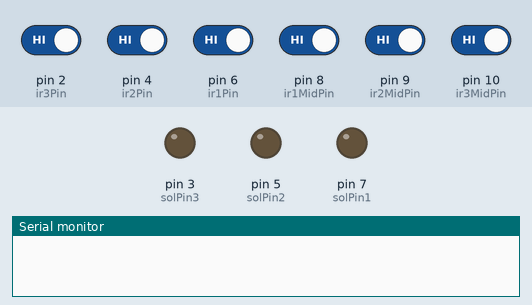
A sketch run on a simulated Arduino Uno, built with avr-gcc and run on an emulated ATmega328P. Shown: output pins drawn as LEDs (lit = HIGH), the last lines printed to the serial monitor. Dashed ring = blinking. The test bench sets the inputs (shaded band); at power-on: pin 2 (ir3Pin), pin 4 (ir2Pin), pin 6 (ir1Pin), pin 8 (ir1MidPin), pin 9 (ir2MidPin), pin 10 (ir3MidPin) HIGH. Pins used as bus, display or sensor lines are not drawn.

Above: at 1.2 s.
1.3 s: pin 4 (ir2Pin) driven LOW
At 1.37 s:
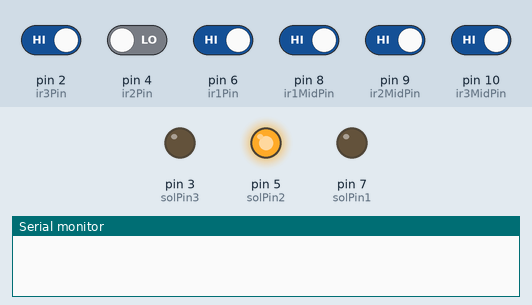
4.4 s: pin 2 (ir3Pin) driven LOW and pin 6 (ir1Pin) driven LOW
At 4.62 s:
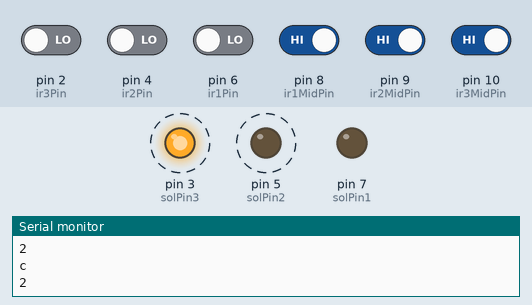
7.4 s: pin 8 (ir1MidPin) driven LOW
At 7.5 s:
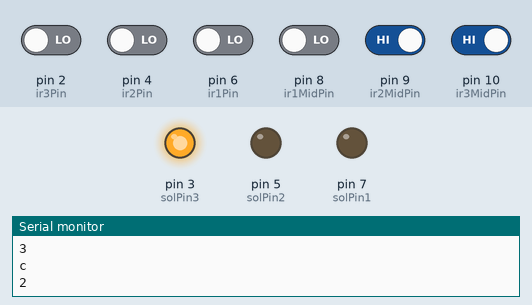
10.4 s: pin 6 (ir1Pin) driven HIGH
At 11.2 s:
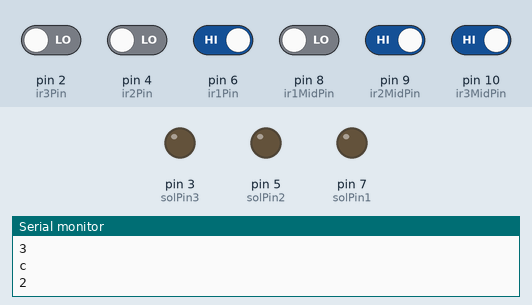
12.2 s: pin 10 (ir3MidPin) driven LOW
At 12.41 s:
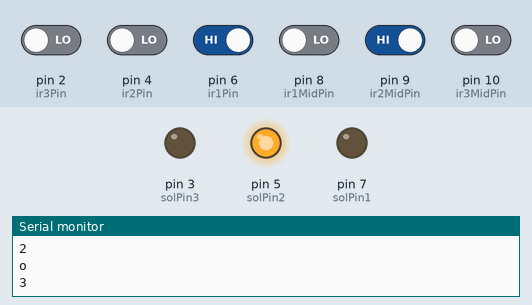
Timing chart, 0 to 15.2 s (numbered marks = the images above; inputs shaded):
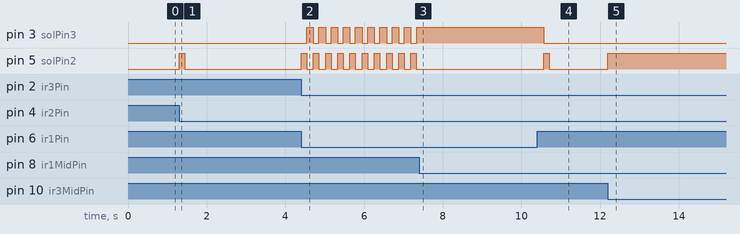

The sketch:

WMaze_6.1.ino
```cpp
    //Pins
    const int solPin1 = 7; // output to solenoid 1
    const int solPin2 = 5;// output to solenoid 2
    const int solPin3 = 3; //output to solenoid 3
    const int ir1Pin = 6; // input from ir1
    const int ir2Pin = 4; //input from ir2
    const int ir3Pin = 2; //input from ir3
    const int ir1MidPin = 8; //input from ir1M
    const int ir2MidPin = 9; //input from ir2M
    const int ir3MidPin = 10; //input from ir3M
    const int power = 11;

    //Solenoid
    const int solDur = 140; //duration solenoid is open on reward
    const int solDurFix = 170; //solenoid clogged
    const int solDurWorse = 200; //solenoid really clogged
    const char fill1Message = 'X';
    const char fill2Message = 'Y';
    const char fill3Message = 'Z';
    const char close1Message = 'x';
    const char close2Message = 'y';
    const char close3Message = 'z';


    //IR Sensors
    boolean checking1 = false; //reset to listen to ir1
    boolean checking2 = true; //reset to listen to ir2
    boolean checking3 = false; //reset to listen to ir3
    int trigRew = 0; //Which solenoid to trigger a reward at
    int ir1Val = 0; //reads the value from ir1 pin
    int ir2Val = 0; //reads the value from ir2 pin
    int ir3Val = 0; //reads the value from ir3 pin
    int ir1MidVal = 0; //reads the value from ir1M pin
    int ir2MidVal = 0; //reads the value from ir2M pin
    int ir3MidVal = 0; //reads the value from ir3M pin
    int phase = 0; //Have we determined the correct pattern yet?
    int next_sensor = 2; //The next sensor the rat must visit. Use to index the pattern array.
    int correct_pattern[] = { 0, 0, 0, 0 }; //The current correct pattern

    //Tracking Errors
    int message;
    const String correctPre = "c";
    const String inboundPre = "i";
    const String outboundPre = "o";
    const String repeatPre = "r";
    const String initialPre = "b";
    const char loadingMessage = 'L';

    int lastFeeder = 0;
    boolean departedir1 = false; //Has the rat left ir1?
    boolean departedir2 = false; //Has the rat left ir2?
    boolean departedir3 = false; //Has the rat left ir3?


    void setup()
    {
        Serial.begin(9600);
        //Set pin direction
        pinMode(solPin1, OUTPUT);
        pinMode(solPin2, OUTPUT);
        pinMode(solPin3, OUTPUT);
        pinMode(ir1Pin, INPUT);
        pinMode(ir2Pin, INPUT);
        pinMode(ir3Pin, INPUT);
        pinMode(ir1MidPin, INPUT);
        pinMode(ir2MidPin, INPUT);
        pinMode(ir3MidPin, INPUT);
        pinMode(power, OUTPUT);

        //Set initial pin state
        digitalWrite(solPin1, LOW); //solenoid 1 pin starts low
        digitalWrite(solPin2, LOW); //solenoid 2 pin starts low
        digitalWrite(solPin3, LOW); //solenoid 3 pin starts low
        digitalWrite(power, HIGH);
    }

    void loop()
    {
        ir1Val = digitalRead(ir1Pin); //reads the value from ir1 pin
        ir2Val = digitalRead(ir2Pin); //reads the value from ir2 pin
        ir3Val = digitalRead(ir3Pin); //reads the value from ir3 pin
        ir1MidVal = digitalRead(ir1MidPin); //reads the value from ir1M pin
        ir2MidVal = digitalRead(ir2MidPin); //reads the value from ir2M pin
        ir3MidVal = digitalRead(ir3MidPin); //reads the value from ir3M pin


       if(Serial.available() > 0){
          message = Serial.read();
       if (message == loadingMessage)
         {
                checking1 = false;
                checking2 = true;
                checking3 = false;
                trigRew = 0;
                ir1Val = 0;
                ir2Val = 0;
                ir3Val = 0;
                ir1MidVal = 0;
                ir2MidVal = 0;
                ir3MidVal = 0;
                phase = 0;
                next_sensor = 2;
                correct_pattern[0] = 0;
                correct_pattern[1] = 0;
                correct_pattern[2] = 0;
                correct_pattern[3] = 0;
                lastFeeder = 0;
                departedir1 = false;
                departedir2 = false;
                departedir3 = false;
                digitalWrite(solPin1, LOW); //solenoid 1 pin starts low
                digitalWrite(solPin2, LOW); //solenoid 2 pin starts low
                digitalWrite(solPin3, LOW); //solenoid 3 pin starts low
                Serial.print("G\n");
            }
          if (message == fill1Message){
              digitalWrite(solPin1, HIGH);
          }
           if (message == fill2Message){
              digitalWrite(solPin2, HIGH);
          }
           if (message == fill3Message){
              digitalWrite(solPin3, HIGH);
          }
           if (message == close1Message){
              digitalWrite(solPin1, LOW);
          }
           if (message == close2Message){
              digitalWrite(solPin2, LOW);
          }
           if (message == close3Message){
              digitalWrite(solPin3, LOW);
          }
          }
    else {
            //Before correct pattern is established ~~~~~~~~~~~~~~~~~~~~~~~~~~~~~~~~~~~~~~~~~~~~~~~~~~~~~~~~~~~~~~~~~~~~~~~~~~~~~~~~~~~~~~~~~~~~~~~~~~~~~~~~~~~~~~~~~~~~~~~~~~~~~~~~~~~~~~
            //First Trial//////////////////////////////////////////////////////////////////////////////////////////////////////////////////////////////////////////
            if (phase == 0)
            {
                if (ir2Val == LOW && checking2)
                {
                    checking2 = false; //igore ir2
                    checking1 = true; //listen to ir1
                    checking3 = true; //listen to ir3
                    trigRew = 2; //dispense reward to solenoid 2
                    phase = 1;
                    lastFeeder = 2;
                }
                //If the rat makes a mistake (turns around and goes to 1 or 3 first)
                if (ir1Val == LOW)
                {
                    Serial.print(initialPre + "\n");
                    Serial.print("1\n");
                    departedir1 = false;
                    correct_pattern[0] = 2;
                    correct_pattern[1] = 3;
                    correct_pattern[2] = 2;
                    correct_pattern[3] = 1;
                    next_sensor = 0;
                    phase = 2;
                    departedir3 = true;
                    lastFeeder = 1;

                }
                if (ir3Val == LOW)
                {
                    Serial.print(initialPre + "\n");
                    Serial.print("3\n");
                    departedir3 = false;
                    correct_pattern[0] = 2;
                    correct_pattern[1] = 1;
                    correct_pattern[2] = 2;
                    correct_pattern[3] = 3;
                    next_sensor = 0;
                    phase = 2;
                    departedir1 = true;
                    lastFeeder = 3;

                }
            }
            //Second Trial///////////////////////////////////////////////////////////////////////////////////////////////////////////////////////////////////////
            if (phase == 1)
            {
                if (ir2MidVal == LOW)
                {
                    departedir2 = true;
                }
                if (ir1Val == LOW && checking1)
                {
                    checking1 = false;
                    checking2 = true;
                    checking3 = true;
                    trigRew = 1;
                    correct_pattern[0] = 2;
                    correct_pattern[1] = 1;
                    correct_pattern[2] = 2;
                    correct_pattern[3] = 3;
                    phase = 2;
                    lastFeeder = 1;
                }
                if (ir3Val == LOW && checking3)
                {
                    checking3 = false;
                    checking2 = true;
                    checking1 = true;
                    trigRew = 3;
                    correct_pattern[0] = 2;
                    correct_pattern[1] = 3;
                    correct_pattern[2] = 2;
                    correct_pattern[3] = 1;
                    phase = 2;
                    lastFeeder = 3;
                }
                if (ir2Val == LOW && !checking2 && departedir2 == true)
                {
                    Serial.print(repeatPre + "\n");
                    Serial.print("2\n");
                    departedir2 = false;
                    lastFeeder = 2;
                }
            }
            //After Correct Pattern has been Established~~~~~~~~~~~~~~~~~~~~~~~~~~~~~~~~~~~~~~~~~~~~~~~~~~~~~~~~~~~~~~~~~~~~~~~~~~~~~~~~~~~~~~~~~~~~~~~~~~~~~~~~~~~~~~~~~~~~~~~~~~~~~~~~~~~~~~
            if (phase == 2)
            {
                if (ir1MidVal == LOW)
                {
                    departedir1 = true;
                }
                if (ir2MidVal == LOW)
                {
                    departedir2 = true;
                }
                if (ir3MidVal == LOW)
                {
                    departedir3 = true;
                }
                //Feeder 1///////////////////////////////////////////////////////////////////////////////////////////////////////////////////////////////////////////
                if (ir1Val == LOW)
                {
                    if (correct_pattern[next_sensor] == 1)
                    {
                        if (checking1)
                        {
                            trigRew = 1; //trigger solenoid 1
                            checking1 = false;
                            checking2 = true;
                            checking3 = true;
                            departedir1 = false;
                            departedir2 = false;
                            departedir3 = false;

                        }
                        if (next_sensor == 3) next_sensor = 0;

                        else next_sensor++;
                    }
                    else
                    {
                        if (departedir1)
                        {
                            departedir1 = false;
                            checking2 = true;
                            correct_pattern[0] = 2;
                            correct_pattern[1] = 3;
                            correct_pattern[2] = 2;
                            correct_pattern[3] = 1;
                            next_sensor = 0;
                            switch (lastFeeder)
                            {
                                case 1:
                                    Serial.print(repeatPre + "\n");
                                    break;
                                case 2:
                                    Serial.print(outboundPre + "\n");
                                    break;
                                case 3:
                                    Serial.print(inboundPre + "\n");
                                    break;
                            }
                            Serial.print("1\n");
                        }
                    }
                    lastFeeder = 1;
                }
                //Feeder 2///////////////////////////////////////////////////////////////////////////////////////////////////////////////////////////////////////////////
                if (ir2Val == LOW)
                {
                    if (correct_pattern[next_sensor] == 2)
                    {
                        if (checking2)
                        {
                            checking2 = false;
                            checking1 = true;
                            checking3 = true;
                            trigRew = 2;
                            departedir1 = false;
                            departedir2 = false;
                            departedir3 = false;
                        }
                        if (next_sensor == 3)
                        {
                            next_sensor = 0;
                        }
                        else next_sensor++;
                    }
                    else
                    {
                        if (departedir2)
                        {
                            Serial.print(repeatPre + "\n");
                            Serial.print("2\n");
                            departedir2 = false;
                        }
                    }
                    lastFeeder = 2;
                }
                //Feeder 3/////////////////////////////////////////////////////////////////////////////////////////////////////////////////////////////////////////////////
                if (ir3Val == LOW)
                {
                    if (correct_pattern[next_sensor] == 3)
                    {
                        if (checking3)
                        {
                            checking3 = false;
                            checking1 = true;
                            checking2 = true;
                            trigRew = 3;
                            departedir1 = false;
                            departedir2 = false;
                            departedir3 = false;
                        }
                        if (next_sensor == 3)
                        {
                            next_sensor = 0;
                        }
                        else next_sensor++;
                    }
                    else
                    {
                        if (departedir3)
                        {
                            departedir3 = false;
                            checking2 = true;
                            correct_pattern[0] = 2;
                            correct_pattern[1] = 1;
                            correct_pattern[2] = 2;
                            correct_pattern[3] = 3;
                            next_sensor = 0;
                            switch (lastFeeder)
                            {
                                case 1:
                                    Serial.print(inboundPre + "\n");
                                    break;
                                case 2:
                                    Serial.print(outboundPre + "\n");
                                    break;
                                case 3:
                                    Serial.print(repeatPre + "\n");
                                    break;
                            }
                            Serial.print("3\n");
                        }
                    }
                    lastFeeder = 3;
                }
            }
            //Dispense Reward//////////////////////////////////////////////////////////////////////////////////////////////////////////////////////////////////////////////
            switch (trigRew)
            {
                case 1:                      //Reward sequence for solenoid 1
                    digitalWrite(solPin1, HIGH);
                    delay(solDurWorse);
                    digitalWrite(solPin1, LOW);
                    Serial.print(correctPre + "\n");
                    Serial.print("1\n");
                    break;
                case 2:                     //Reward sequence for solenoid 2
                    digitalWrite(solPin2, HIGH);
                    delay(solDur);
                    digitalWrite(solPin2, LOW);
                    Serial.print(correctPre + "\n");
                    Serial.print("2\n");
                    break;
                case 3:                    //Reward sequence for solenoid 3
                    digitalWrite(solPin3, HIGH);
                    delay(solDurFix);
                    digitalWrite(solPin3, LOW);
                    Serial.print(correctPre + "\n");
                    Serial.print("3\n");
                    break;
            }
            trigRew = 0;
        }
    }
```

Measured:
- after the input at 1.3 s, pin 5 (solPin2): LOW → HIGH at once, → LOW 0.14 s later
- after the input at 4.4 s, pin 3 (solPin3): alternates HIGH for 0.17 s and LOW for 0.14 s, starting after 0.14 s; pin 5 (solPin2): alternates HIGH for 0.14 s and LOW for 0.17 s, starting at once
- after the input at 7.4 s, pin 3 (solPin3): stops changing and stays HIGH; pin 5 (solPin2): stops changing and stays LOW
- after the input at 10.4 s, pin 3 (solPin3): HIGH → LOW after 0.17 s; pin 5 (solPin2): LOW → HIGH after 0.17 s, → LOW 0.14 s later
- after the input at 12.2 s, pin 5 (solPin2): LOW → HIGH at once
